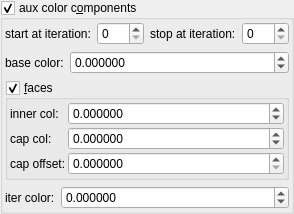
    <widget class="MyGroupBox" name="groupCheck_fold_color_aux_color_enabled_false">
     <property name="title">
      <string>aux color c&amp;omponents</string>
     </property>
     <property name="checkable">
      <bool>true</bool>
     </property>
     <layout class="QVBoxLayout" name="verticalLayout_11">
      <property name="leftMargin">
       <number>2</number>
      </property>
      <property name="topMargin">
       <number>2</number>
      </property>
      <property name="rightMargin">
       <number>2</number>
      </property>
      <property name="bottomMargin">
       <number>2</number>
      </property>
      <item>
       <layout class="QHBoxLayout" name="horizontalLayout_21" stretch="0,1,0,1">
        <item>
         <widget class="QLabel" name="label_102">
          <property name="text">
           <string>start at iteration:</string>
          </property>
         </widget>
        </item>
        <item>
         <widget class="MySpinBox" name="spinboxInt_fold_color_start_iterations_A">
          <property name="sizePolicy">
           <sizepolicy hsizetype="Minimum" vsizetype="Maximum">
            <horstretch>0</horstretch>
            <verstretch>0</verstretch>
           </sizepolicy>
          </property>
          <property name="minimum">
           <number>0</number>
          </property>
          <property name="maximum">
           <number>999</number>
          </property>
          <property name="value">
           <number>0</number>
          </property>
         </widget>
        </item>
        <item>
         <widget class="QLabel" name="label_74">
          <property name="text">
           <string>stop at iteration:</string>
          </property>
         </widget>
        </item>
        <item>
         <widget class="MySpinBox" name="spinboxInt_fold_color_stop_iterations_A">
          <property name="sizePolicy">
           <sizepolicy hsizetype="Preferred" vsizetype="Maximum">
            <horstretch>0</horstretch>
            <verstretch>0</verstretch>
           </sizepolicy>
          </property>
          <property name="maximum">
           <number>999</number>
          </property>
         </widget>
        </item>
       </layout>
      </item>
      <item>
       <layout class="QHBoxLayout" name="horizontalLayout_22" stretch="0,1">
        <item>
         <widget class="QLabel" name="label_289">
          <property name="text">
           <string>base color:</string>
          </property>
         </widget>
        </item>
        <item>
         <widget class="MyDoubleSpinBox" name="spinbox4_fold_color_difs_0000_y">
          <property name="sizePolicy">
           <sizepolicy hsizetype="Minimum" vsizetype="Maximum">
            <horstretch>0</horstretch>
            <verstretch>0</verstretch>
           </sizepolicy>
          </property>
          <property name="prefix">
           <string/>
          </property>
          <property name="suffix">
           <string/>
          </property>
          <property name="decimals">
           <number>6</number>
          </property>
          <property name="minimum">
           <double>-100.000000000000000</double>
          </property>
          <property name="maximum">
           <double>100.000000000000000</double>
          </property>
          <property name="singleStep">
           <double>0.100000000000000</double>
          </property>
         </widget>
        </item>
       </layout>
      </item>
      <item>
       <widget class="MyGroupBox" name="groupCheck_fold_color_aux_color_enabledA_false">
        <property name="title">
         <string>&amp;faces</string>
        </property>
        <property name="checkable">
         <bool>true</bool>
        </property>
        <layout class="QVBoxLayout" name="verticalLayout_15" stretch="0">
         <property name="spacing">
          <number>2</number>
         </property>
         <property name="leftMargin">
          <number>2</number>
         </property>
         <property name="topMargin">
          <number>2</number>
         </property>
         <property name="rightMargin">
          <number>2</number>
         </property>
         <property name="bottomMargin">
          <number>2</number>
         </property>
         <item>
          <layout class="QGridLayout" name="gridLayout_6" columnstretch="0,1">
           <property name="spacing">
            <number>2</number>
           </property>
           <item row="1" column="0">
            <widget class="QLabel" name="label_178">
             <property name="text">
              <string>inner col:</string>
             </property>
            </widget>
           </item>
           <item row="2" column="1">
            <widget class="MyDoubleSpinBox" name="spinbox4_fold_color_difs_0000_w">
             <property name="sizePolicy">
              <sizepolicy hsizetype="Minimum" vsizetype="Maximum">
               <horstretch>0</horstretch>
               <verstretch>0</verstretch>
              </sizepolicy>
             </property>
             <property name="prefix">
              <string/>
             </property>
             <property name="suffix">
              <string/>
             </property>
             <property name="decimals">
              <number>6</number>
             </property>
             <property name="minimum">
              <double>-100.000000000000000</double>
             </property>
             <property name="maximum">
              <double>100.000000000000000</double>
             </property>
             <property name="singleStep">
              <double>0.100000000000000</double>
             </property>
            </widget>
           </item>
           <item row="1" column="1">
            <widget class="MyDoubleSpinBox" name="spinbox4_fold_color_difs_0000_z">
             <property name="sizePolicy">
              <sizepolicy hsizetype="Minimum" vsizetype="Maximum">
               <horstretch>0</horstretch>
               <verstretch>0</verstretch>
              </sizepolicy>
             </property>
             <property name="prefix">
              <string/>
             </property>
             <property name="suffix">
              <string/>
             </property>
             <property name="decimals">
              <number>6</number>
             </property>
             <property name="minimum">
              <double>-100.000000000000000</double>
             </property>
             <property name="maximum">
              <double>100.000000000000000</double>
             </property>
             <property name="singleStep">
              <double>0.100000000000000</double>
             </property>
            </widget>
           </item>
           <item row="2" column="0">
            <widget class="QLabel" name="label_179">
             <property name="text">
              <string>cap col:</string>
             </property>
            </widget>
           </item>
           <item row="3" column="1">
            <widget class="MyDoubleSpinBox" name="spinbox_fold_color_difs0">
             <property name="sizePolicy">
              <sizepolicy hsizetype="Minimum" vsizetype="Maximum">
               <horstretch>0</horstretch>
               <verstretch>0</verstretch>
              </sizepolicy>
             </property>
             <property name="prefix">
              <string/>
             </property>
             <property name="suffix">
              <string/>
             </property>
             <property name="decimals">
              <number>6</number>
             </property>
             <property name="minimum">
              <double>0.000000000000000</double>
             </property>
             <property name="maximum">
              <double>99.998999999999995</double>
             </property>
             <property name="singleStep">
              <double>0.100000000000000</double>
             </property>
            </widget>
           </item>
           <item row="3" column="0">
            <widget class="QLabel" name="label_180">
             <property name="text">
              <string>cap offset:</string>
             </property>
            </widget>
           </item>
          </layout>
         </item>
        </layout>
       </widget>
      </item>
      <item>
       <layout class="QHBoxLayout" name="horizontalLayout_26" stretch="0,1">
        <item>
         <widget class="QLabel" name="label_286">
          <property name="text">
           <string>iter color:</string>
          </property>
         </widget>
        </item>
        <item>
         <widget class="MyDoubleSpinBox" name="spinbox4_fold_color_difs_0000_x">
          <property name="sizePolicy">
           <sizepolicy hsizetype="Minimum" vsizetype="Maximum">
            <horstretch>0</horstretch>
            <verstretch>0</verstretch>
           </sizepolicy>
          </property>
          <property name="prefix">
           <string/>
          </property>
          <property name="suffix">
           <string/>
          </property>
          <property name="decimals">
           <number>6</number>
          </property>
          <property name="minimum">
           <double>-100.000000000000000</double>
          </property>
          <property name="maximum">
           <double>100.000000000000000</double>
          </property>
          <property name="singleStep">
           <double>0.100000000000000</double>
          </property>
         </widget>
        </item>
       </layout>
      </item>
     </layout>
    </widget>
